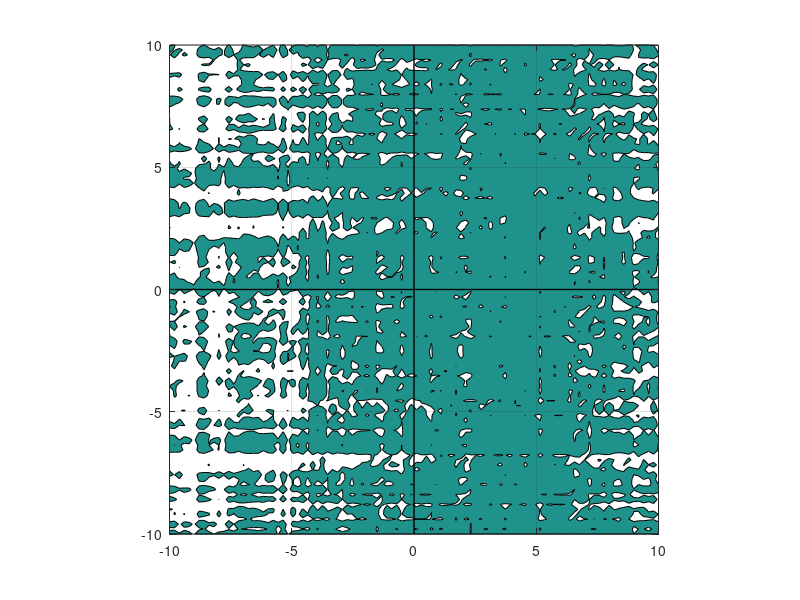

Write the MATLAB code that produced this figure.
%% Script plotting stability regions the error and advancing methods
%------------------------------------------------------------------------------------------
% Beautiful plot
asp = 10; b = 10;
[x, y] = meshgrid(linspace(-asp, asp), linspace(-b, b));
z = x + 1i*y;

gamma = 0.435867;
% advancing method    
R2  = abs( -(- 6*gamma^3*z^3 + 18*gamma^2*z^3 + 18*gamma^2*z^2 - 9*gamma*z^3 - 18*gamma*z^2 - 18*gamma*z + z^3 + 3*z^2 + 6*z + 6)/(6*(gamma*z - 1)^3) ); 
    
    
%% Plots
%------------------------------------------------------------------------------------------
% Make the plot for error method
figure; clf;
contourf(x, y, R2, [1 1], 'k')
axis equal, axis([-asp asp -b b]), grid on
hold on
plot([-asp, asp], [0, 0], 'k', 'LineWidth', 1);
plot([0, 0], [-asp, asp], 'k', 'LineWidth', 1);

